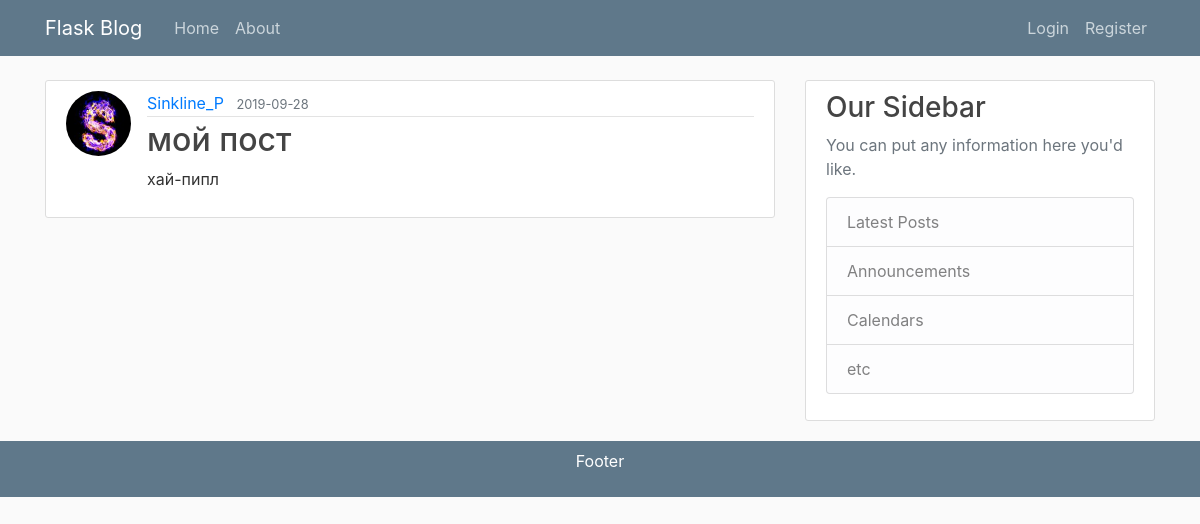
The app's page /post/50, older data.
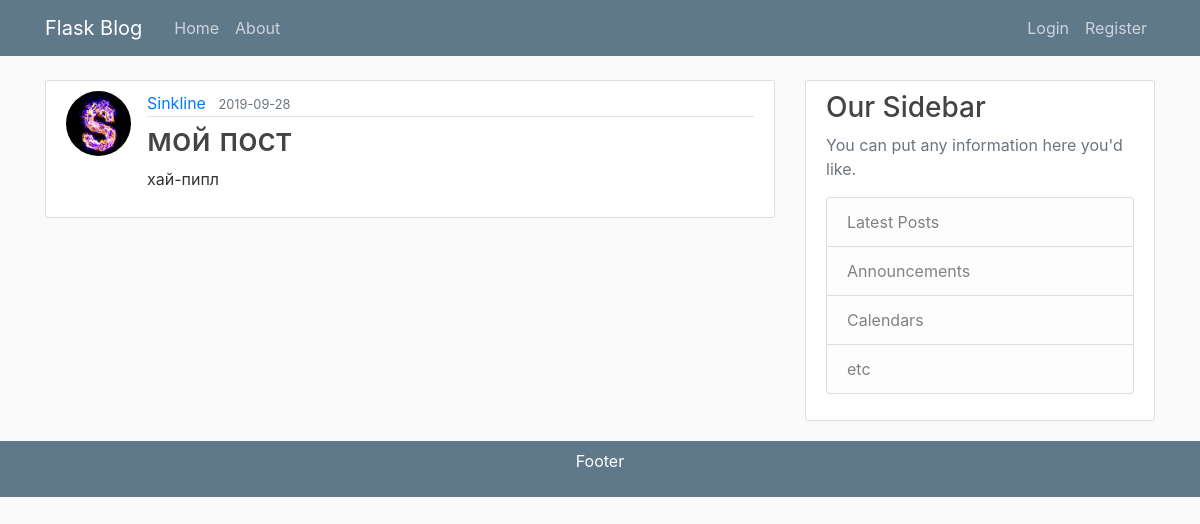
The same page, newer data.
### flaskblog/models.py (models this page shows, shortened)
class User(db.Model, UserMixin):
    id = db.Column(db.Integer, primary_key=True)
    username = db.Column(db.String(20), unique=True, nullable=False)
    email = db.Column(db.String(120), unique=True, nullable=False)
    image_file = db.Column(db.String(20), nullable=False, default='default.jpg')
    password = db.Column(db.String(60), nullable=False)
    posts = db.relationship('Post', backref='author', lazy=True)

### flaskblog/posts/routes.py (the view)
@posts.route("/post/<int:post_id>")
def post(post_id):
    post = Post.query.get_or_404(post_id)
    return render_template('post.html', title=post.title, post=post)

### flaskblog/templates/post.html (shortened to what this page needs)
{% extends "layout.html" %}
{% block content %}
  <article class="media content-section">
    <img class="rounded-circle article-img" src="{{ url_for('static', filename='profile_pics/' + post.author.image_file) }}">
    <div class="media-body">
      <div class="article-metadata">
        <a class="mr-2" href="{{ url_for('users.user_posts', username=post.author.username) }}">{{ post.author.username }}</a>
        <small class="text-muted">{{ post.date_posted.strftime('%Y-%m-%d') }}</small>
      </div>
      <h2 class="article-title">{{ post.title }}</h2>
      <p class="article-content">{{ post.content }}</p>
    </div>
  </article>
{% endblock content %}

Row changes from the older to the newer data that the page shows:
changed User: author.username "Sinkline_P" → "Sinkline"
